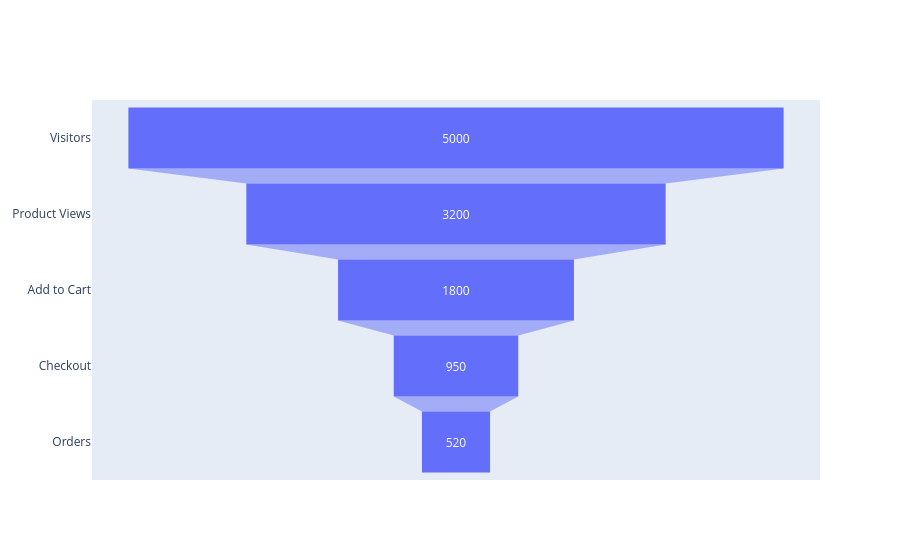

Notebook cell for this chart:
### Code cell
df1 = pd.DataFrame({
    "Stage": ["Visitors", "Product Views", "Add to Cart", "Checkout", "Orders"],
    "Count": [5000, 3200, 1800, 950, 520]
})

fig = go.Figure()

fig.add_trace(
    go.Funnel(
        y=df1["Stage"],
        x=df1["Count"],
        name="Stage"
    )
)
   

fig.show()

### Figure 1 — Plotly figure (JSON) as saved in the notebook; plotly's stock layout.template omitted (floating-point values rounded to 4 significant figures)
{"data": [{"name": "Stage", "type": "funnel", "x": [5000, 3200, 1800, 950, 520], "y": ["Visitors", "Product Views", "Add to Cart", "Checkout", "Orders"]}], "layout": {}}
